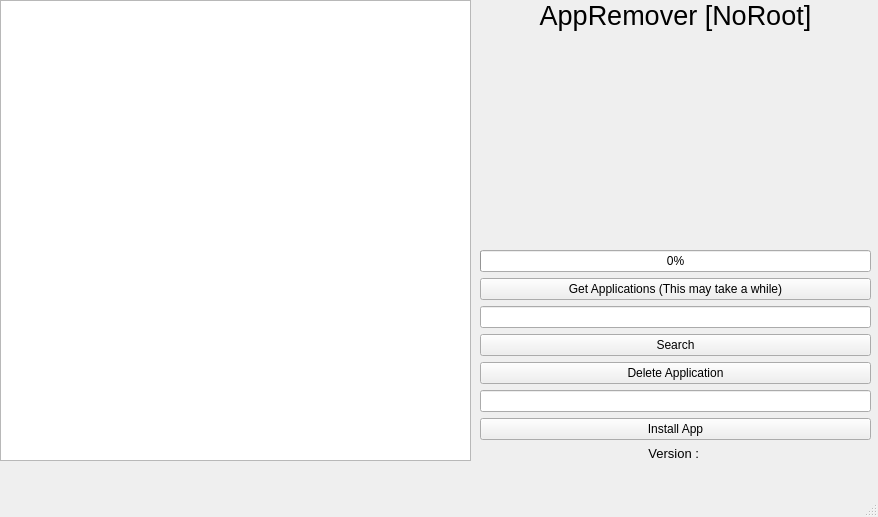
<?xml version="1.0" encoding="UTF-8"?>
<ui version="4.0">
 <class>MainWindow</class>
 <widget class="QMainWindow" name="MainWindow">
  <property name="geometry">
   <rect>
    <x>0</x>
    <y>0</y>
    <width>878</width>
    <height>517</height>
   </rect>
  </property>
  <property name="windowTitle">
   <string>MainWindow</string>
  </property>
  <widget class="QWidget" name="centralwidget">
   <widget class="QListWidget" name="appList">
    <property name="geometry">
     <rect>
      <x>0</x>
      <y>0</y>
      <width>471</width>
      <height>461</height>
     </rect>
    </property>
   </widget>
   <widget class="QWidget" name="verticalLayoutWidget_2">
    <property name="geometry">
     <rect>
      <x>480</x>
      <y>0</y>
      <width>391</width>
      <height>461</height>
     </rect>
    </property>
    <layout class="QVBoxLayout" name="verticalLayout_2">
     <item>
      <widget class="QLabel" name="programname">
       <property name="font">
        <font>
         <pointsize>20</pointsize>
         <weight>50</weight>
         <italic>false</italic>
         <bold>false</bold>
         <underline>false</underline>
         <kerning>true</kerning>
        </font>
       </property>
       <property name="layoutDirection">
        <enum>Qt::LeftToRight</enum>
       </property>
       <property name="text">
        <string>AppRemover [NoRoot]</string>
       </property>
       <property name="alignment">
        <set>Qt::AlignCenter</set>
       </property>
      </widget>
     </item>
     <item>
      <widget class="QLabel" name="lbl_info">
       <property name="font">
        <font>
         <pointsize>12</pointsize>
        </font>
       </property>
       <property name="text">
        <string/>
       </property>
       <property name="alignment">
        <set>Qt::AlignCenter</set>
       </property>
      </widget>
     </item>
     <item>
      <spacer name="verticalSpacer">
       <property name="orientation">
        <enum>Qt::Vertical</enum>
       </property>
       <property name="sizeHint" stdset="0">
        <size>
         <width>20</width>
         <height>40</height>
        </size>
       </property>
      </spacer>
     </item>
     <item>
      <widget class="QProgressBar" name="pb_datarate">
       <property name="value">
        <number>0</number>
       </property>
      </widget>
     </item>
     <item>
      <widget class="QPushButton" name="btn_getApp">
       <property name="text">
        <string>Get Applications (This may take a while)</string>
       </property>
      </widget>
     </item>
     <item>
      <widget class="QLineEdit" name="searchName"/>
     </item>
     <item>
      <widget class="QPushButton" name="btn_search">
       <property name="text">
        <string>Search</string>
       </property>
      </widget>
     </item>
     <item>
      <widget class="QPushButton" name="btn_deleteapp">
       <property name="text">
        <string>Delete Application</string>
       </property>
      </widget>
     </item>
     <item>
      <widget class="QLineEdit" name="txt_appDirection"/>
     </item>
     <item>
      <widget class="QPushButton" name="btn_installApp">
       <property name="text">
        <string>Install App</string>
       </property>
      </widget>
     </item>
     <item>
      <widget class="QLabel" name="lbl_version">
       <property name="font">
        <font>
         <pointsize>10</pointsize>
        </font>
       </property>
       <property name="autoFillBackground">
        <bool>false</bool>
       </property>
       <property name="text">
        <string>Version : </string>
       </property>
       <property name="alignment">
        <set>Qt::AlignCenter</set>
       </property>
       <property name="wordWrap">
        <bool>false</bool>
       </property>
      </widget>
     </item>
    </layout>
   </widget>
  </widget>
  <widget class="QMenuBar" name="menubar">
   <property name="geometry">
    <rect>
     <x>0</x>
     <y>0</y>
     <width>878</width>
     <height>26</height>
    </rect>
   </property>
  </widget>
  <widget class="QStatusBar" name="statusbar"/>
 </widget>
 <resources/>
 <connections/>
</ui>
